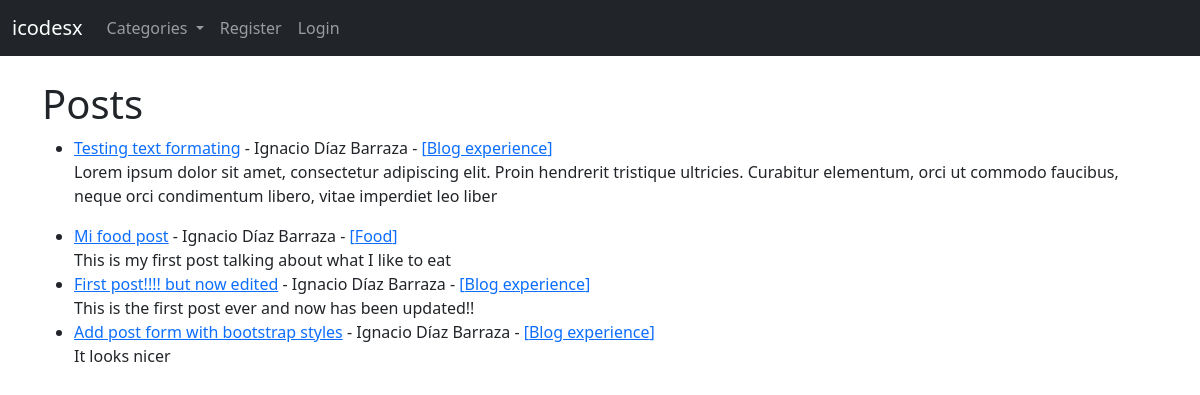
The app's page /, older data.
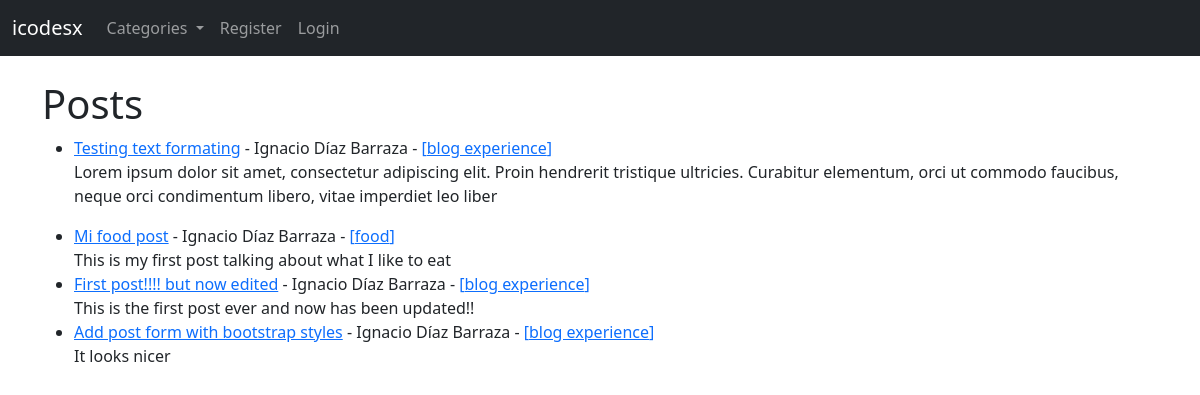
The same page, newer data.
### blogapp/models.py (models this page shows, shortened)
class Post(models.Model):
    title = models.CharField(max_length=255)
    title_tag = models.CharField(max_length=255)
    author = models.ForeignKey(User, on_delete=models.CASCADE)
    body = models.TextField()
    post_date = models.DateField(auto_now_add=True)
    category = models.CharField(max_length=255, default='Blog experience')
    likes = models.ManyToManyField(User, related_name='blog_posts')

### blogapp/views.py (the view)
class IndexView(ListView):
    model = Post
    template_name = 'index.html'
    ordering = ['-post_date']
    def get_context_data(self, *args, **kwargs):
        cat_menu = Category.objects.all()
        context = super(IndexView, self).get_context_data(*args, **kwargs)
        context['cat_menu'] = cat_menu
        return context

### blogapp/models.py (called while the page is built)
    def __str__(self):
        return self.name

### blogapp/templates/index.html (shortened to what this page needs)
{% extends 'base.html' %}
{% block content %}
    <h1>Posts</h1>
    <ul>
    {% for post in object_list %}
        <li>
            <a href="{% url 'post' post.pk %}">{{ post.title }}</a> -
            {{ post.author.first_name }} {{ post.author.last_name }} -
            <a href="{% url 'category' post.category|slugify %}">[{{ post.category }}]</a>
            <br>
            {{ post.body|slice:':200'|safe }}
        </li>
    {% endfor %}
    </ul>
{% endblock %}

### blogapp/templates/base.html (shortened to what this page needs)
<!doctype html>
<html lang="en">
<head>
    <link href="https://cdn.jsdelivr.net/npm/bootstrap@5.0.0-beta1/dist/css/bootstrap.min.css" rel="stylesheet">
</head>
<body>
    <nav class="navbar navbar-expand-lg navbar-dark bg-dark">
        <div class="container-fluid">
          <a class="navbar-brand" href="{% url 'index' %}">icodesx</a>
          <div class="collapse navbar-collapse" id="navbarSupportedContent">
            <ul class="navbar-nav me-auto mb-2 mb-lg-0">
              {% if cat_menu %}
                <li class="nav-item dropdown">
                  <a class="nav-link dropdown-toggle" href="#" id="navbarDropdown" role="button" data-bs-toggle="dropdown" aria-expanded="false">
                    Categories
                  </a>
                </li>
              {% else %}
                <li class="nav-item">
                  <a class="nav-link" href="{% url 'category-list' %}">Categories</a>
                </li>
              {% endif %}
              {% if user.is_authenticated %}
                <li class="nav-item">
                  <a class="nav-link" href="{% url 'add-post' %}">Add new post</a>
                </li>
                <li class="nav-item">
                  <a class="nav-link" href="{% url 'add-category' %}">Add category</a>
                </li>
                <li class="nav-item">
                  <a class="nav-link" href="{% url 'logout' %}">Logout</a>
                </li>
              {% else %}
                <li class="nav-item">
                  <a class="nav-link" href="{% url 'register' %}">Register</a>
                </li>
                <li class="nav-item">
                  <a class="nav-link" href="{% url 'login' %}">Login</a>
                </li>
              {% endif %}
            </ul>
          </div>
        </div>
      </nav>
    <br>
    <div class="container">
        {% block content %}
        {% endblock %}
    </div>
</body>
</html>

Row changes from the older to the newer data that the page shows:
changed Post "Testing text formating": category "Blog experience" → "blog experience"
changed Post "Mi food post": category "Food" → "food"
changed Post "First post!!!! but now edited": category "Blog experience" → "blog experience"
changed Post "Add post form with bootstrap styles": category "Blog experience" → "blog experience"
